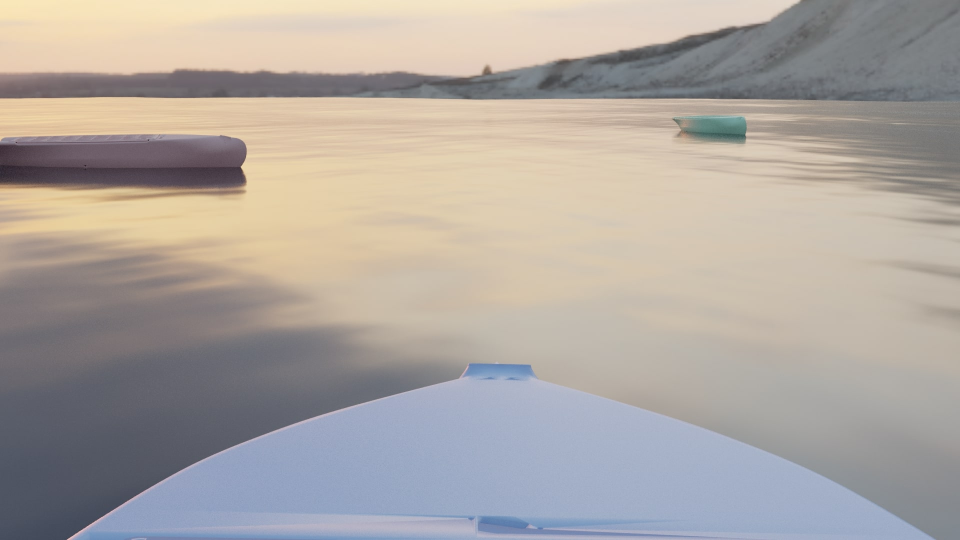
#> input picture TestFile/Projekt/Bilder/list1_0/0001.jpg, 1920 x 1080 px, found by its file name (shown at 1/2 size); its folder holds only this picture in this run
$ python ObjectHandlerTest.py
#> lines starting #> are read from the running program, lines starting #| are printed output that depends on the picture
### TestFile/Projekt/ObjectHandler.py

# Typing
from typing import List

# pathlib module
from pathlib import Path

import sys
import os

from numpy import ndarray

from obstacle_detect import *
from CustomErrors import *

import cv2

class ObjectHandler:

    """This Class is used to retrieve the object states"""

    def __init__(self) -> None:

        self.DebugLevel = 0
        self.ObjectStates: List = []
        self.DetectedObstacles: List = []
        self.HorizonLines: List = []
        self.ImageFolder: str = None
        self.ImageBaseName: str = None
        self.ImageLeadingZeros: int = None
        self.ImageFileType: str = '.jpg'
        self.Img: ndarray
        self.image_height: int
        self.image_width: int
        self.PlotOnUpdate: bool = False

    def setDebugLevel(self, debugLevel: int = 0) -> None:
        self.DebugLevel = debugLevel

    # check, if set debug level is greater equal to given level
    def printDebug(self, level: int) -> bool:
        if(level <= self.DebugLevel):
            return True
        else:
            return False

    def setPlotOnUpdate(self, plot: bool) -> None:
        self.PlotOnUpdate = plot

    def setImageFolder(self, folder: str, addCWD: bool = True) -> bool:
        if addCWD:
            path = os.getcwd()
            path = path.replace(os.sep,'/')
        else:
            path = ''
        self.ImageFolder = path + folder
        return True

    def setImageBaseName(self, baseName: str) -> bool:
        self.ImageBaseName = baseName
        return True

    def setImageLeadingZeros(self, zeros: int) -> bool:
        self.ImageLeadingZeros = zeros
        return True

    def setImageFileType(self, fileType: str) -> bool:
        self.ImageFileType = fileType
        return True

    def getTimeStepCount(self) -> int:
        return len(self.ObjectStates)

    def getImg(self) -> ndarray:
        return self.Img

    def getImgHeight(self) -> int:
        return self.image_height

    def getImgWidth(self) -> int:
        return self.image_width

    # return list with object states for all time stemps
    def getObjectStatesList(self) -> List:

        return self.ObjectStates

    # return object states for a given time step t
    def getObjectStates(self, t: int, position: str = 'cb') -> List:
        if(t > self.getTimeStepCount()):
            # try and update object state data
            for i in range(0,t - self.getTimeStepCount()):
                # try to update
                updated = self.updateObjectStates()
                if updated == False:  raise InvalidTimeStepError('time step is out of bound!')

        # return data for requested time step
        formattedCoordinates = []
        for obj in self.ObjectStates[t-1]:
            formattedCoordinates.append(self.returnCoordinates(obj, position))
        return formattedCoordinates

    # [21 lines left out: functions getDetectedObstacles, getHorizonLines, not called in this run]

    # format coordinates
    def returnCoordinates(self, state: Tuple, position: str = 'cb') -> List:

        # print(state)

        x = state["x"]
        y = state["y"]
        w = state["width"]
        h = state["height"]

        if position[0] == 'l':
            return_x = x
        elif position[0] == 'c':
            return_x = x + w//2
        elif position[0] == 'r':
            return_x = x + w
        else:
            return_x = x

        if position[1] == 't':
            return_y = y
        elif position[1] == 'c':
            return_y = y + h //w
        elif position[1] == 'b':
            return_y = y + h
        else:
            return_y = y

        return [return_x, return_y]

    # return last item in object states list
    def getLastObjectStates(self, position: str = 'cb') -> List:

        return self.returnCoordinates(self.ObjectStates[-1], position)

    # update the object states for the next time step
    def updateObjectStates(self) -> bool:

        detector = ObstacleDetector()
        img, folder = None, '.'

        self.image_height = detector._h
        self.image_width = detector._w

        # get current max time step and add 1
        currentTimeStep = self.getTimeStepCount() + 1
        if self.printDebug(2): print('current time step: ' + str(currentTimeStep))

        # check if folder and image base is set
        if type(self.ImageFolder) is str and type(self.ImageBaseName) is str:
            # if so, concat with current time step to next image name
            if self.ImageLeadingZeros:
                # number of leading zeros given
                formatStr = "{:0"+str(self.ImageLeadingZeros)+"d}"
                num = formatStr.format(currentTimeStep)
                filepath = self.ImageFolder  + '/' + self.ImageBaseName + str(num) + self.ImageFileType
            else:
                # number of leading zeros not given, try 1 to 8
                for ic in range(1,8):
                    formatStr = "{:0"+str(ic)+"d}"
                    num = formatStr.format(currentTimeStep)
                    filepath = self.ImageFolder  + '/' + self.ImageBaseName + str(num) + self.ImageFileType
                    nextImage = Path(filepath)
                    if nextImage.is_file():
                        break
        else:
            # else, return false
            if self.printDebug(0): print('image folder or base name is not set')
            return False

        nextImage = Path(filepath)
        if nextImage.is_file():
            # file exists, run obstacle detect
            if self.printDebug(2): print('file ' + filepath + ' is valid')
            # read image
            img = cv2.imread(filepath)
#> img is the input picture: shape (1080, 1920, 3); mean B, G, R 160.3, 165.6, 172.4
            self.Img = img
            # check if image is valid
            assert img is not None, 'file ' + filepath + ' could not be read'
            # plot if plot setting is true
            #if self.PlotOnUpdate == True: cv2.imshow('orig', img)
            # detect horizon
            horizon_lines, votes, seps = detector.detect_horizon(img)
            self.HorizonLines.append(horizon_lines)
            # if horizon lines found
            if horizon_lines:
                # find obstacles
                obstacles = detector.find_obstacles(img, horizon=horizon_lines[0])
                # write found obstacles in list
                ObstacleStates = []
                for obs in obstacles:
                    # ObstacleStates.append([obs.x + obs.width // 2, obs.y + obs.height])
                    ObstacleStates.append({
                            "x": obs.x,
                            "y": obs.y,
                            "width": obs.width,
                            "height": obs.height
                        })
                # add list to list with obstacles over all time steps
                self.ObjectStates.append(ObstacleStates)
                self.DetectedObstacles.append(obstacles)
            else:
                obstacles = None
            # plot image with found obstacles
            #print('obstacles:')
            #for obs in obstacles:
            #    print('[' + str(obs.x) + ', ' + str(obs.y) + ']')
            if self.PlotOnUpdate == True: detector.plot_img(img, obstacles=obstacles,horizon_lines=horizon_lines,plot_method='cv', wait_time=1)

            return True

        else:
            if self.printDebug(0): print(filepath + ' is not a valid file')
            return False

    # [30 lines left out: function plot_distances, not called in this run]


### TestFile/Projekt/obstacle_detect.py
import numpy as np
from cv2 import cv2
from math import ceil, cos, sin, sqrt, atan2
import matplotlib.pyplot as plt
from typing import List, Tuple


class ImageObstacle(object):
    def __init__(self, rectangle: List[int], offset: int=0, angle: float=0) -> None:
        """Represents a object bounding box in image plane

        Args:
            rectangle (List[int]): x y position, width and height of rectangle
            offset (int, optional): position offset (e.g. due to subimage used for detection). Defaults to 0.
            angle (float, optional): rotation offset (due to rotate detection). Defaults to 0.
        """

        self.x_rel, self.y_rel, self.width, self.height = rectangle
        self.offset = offset
        self.x, self.y = self.x_rel + offset[0], self.y_rel + offset[1]
        self.angle = angle

    def rectangle_2_corner(self, rotate: bool=False, offset: bool=True) -> Tuple[Tuple[int]]:
        """returns bounding box corners for open-cv drawing function

        Args:
            rotate (bool, optional): respect rotation. Defaults to False.
            offset (bool, optional): respect offset. Defaults to True.

        Returns:
            Tuple[Tuple[int]]: coordinates of diagonal corner points
        """
        if not rotate:

            if offset:
                x, y = self.x, self.y
            else:
                x, y = self.x_rel, self.y_rel
            return (x, y), (x + self.width, y + self.height)
        assert False, 'not implemented'

    @property
    def bottom_center(self) -> Tuple[int]:
        """return bottom center of obstacle bounding box

        Returns:
            Tuple[int]: x, y of bottom center pixel
        """
        return self.x + self.width // 2, self.y + self.height


class ImageLine(object):
    def __init__(self, img_shape: Tuple[int], points: Tuple[Tuple[int]]=None, polar=None):
        """Represent line in the image

        Args:
            img_shape (Tuple[int]): resolution of the image (widht, height)
            points (Tuple[Tuple[int]], optional): end points of line. Defaults to None.
            polar ([type], optional): polar representation (e.g. output from cv2.HoughLines). Defaults to None.
        """
        self._w, self._h = img_shape
        assert (points is None) != (polar is None)
        if points is not None:
            self._init_from_points(points)
        else:
            self._init_from_polar(*polar)

    # [9 lines left out: function _init_from_points, not called in this run]

    def _init_from_polar(self, r: float, alpha: float) -> None:
        self._r, self._alpha = r, alpha
        a, b = cos(alpha), sin(alpha)
        # center pixel
        self._center = a * r, b * r
        # line_end pixels
        self.y = np.array([r / b, (r - a * self._w) / b]).astype(int)
        self.x = np.array([0, self._w], int)
        # pixels of a line
        self.xs = np.arange(0, self._w)
        self.ys = np.round((r - a * self.xs) / b).astype(int)

        self.angle = self._alpha - np.pi / 2 # of horizon
        d_2, alpha_0 = sqrt(self._h**2 + self._w**2) / 2, np.arctan(self._h / self._w)
        self.height_rel = r - d_2 * cos(alpha - alpha_0) # over image center
        self.height = self.height_rel + self._h // 2

    @property
    def indices(self) -> Tuple[np.ndarray, np.ndarray]:
        return self.xs, self.ys

    @property
    def end_points(self) -> Tuple[Tuple[int]]:
        return ((self.x[0], self.y[0]), (self.x[1], self.y[1]))

class ObstacleDetector(object):

    def __init__(self, image_height: int=480, image_width: int=640):
        """Canny based horizon extraction and obstacle detection class

        Args:
            image_height (int, optional): height of images in pixel. Defaults to 480.
            image_width (int, optional): width of images in pixel. Defaults to 640.
        """

        # TODO(Moritz) image smoothing params depending on image resolution

        # soften used image shape values
        self._shape = image_width, image_height
        self._w, self._h = self._shape

        self._center = image_width // 2, image_height // 2

        self._min_ang = np.arctan(self._w / self._h)


    def _preprocess(self, img: np.ndarray) -> np.ndarray:
        """preprocess image, reduce resolution and smooth

        Args:
            img (np.ndarray): image to process

        Returns:
            np.ndarray: processed image
        """

        img = cv2.resize(img, (self._w, self._h), interpolation=cv2.INTER_AREA)
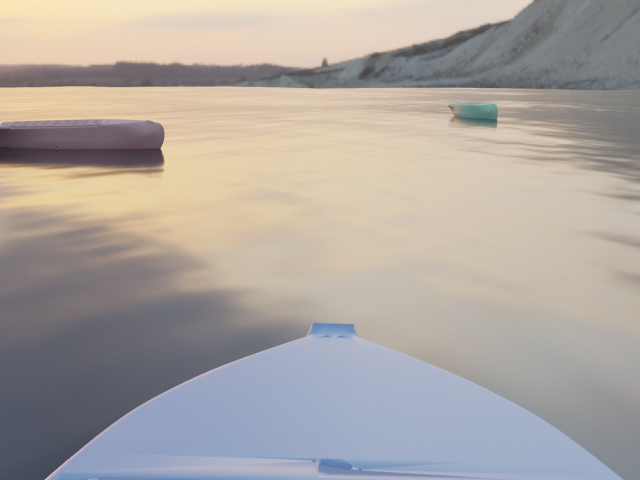
#> img: shape (480, 640, 3); mean of channels 0, 1, 2 160.3, 165.6, 172.4; drawn as B, G, R
        # img = cv2.normalize(img, None, 0, 255, cv2.NORM_MINMAX)
        blur_size = self._h // 90
        img = cv2.blur(img, (blur_size, blur_size))
        img = cv2.medianBlur(img, 3)
        # img = cv2.GaussianBlur(img, (3, 3), 0)
        return img

    def _rotate(self, img: np.ndarray, angle: float, crop: bool=True) -> np.ndarray:
        """rotate image about a given angle

        Args:
            img (np.ndarray): image to rotate
            angle (float): angle to rotate, (in degree!)
            crop (bool, optional): cut image to rectangle (no black areas). Defaults to True.

        Returns:
            (np.ndarray): rotated image
        """
        # get rotation matrix
        rot_mat = cv2.getRotationMatrix2D(self._center, angle, 1)
        # apply transform
        img_rot = cv2.warpAffine(img, rot_mat, dsize=self._shape)
        # crop image
        if crop:
            sin_angle = np.sin(angle * np.pi / 180)
            crop_h = int(ceil(abs(sin_angle * self._w / 2)))
            crop_w = int(ceil(abs(sin_angle * self._h / 2)))
            if crop_h and crop_w:
                img_rot = img_rot[crop_h: -crop_h, crop_w: -crop_w]
            return img_rot, crop_h, crop_w
        return img_rot

    def detect_horizon(self,
                       img: np.ndarray,
                       N_max: int=3,
                       min_visibility: float=.2,
                       canny_threshold: int=35
                       ) -> Tuple[List[ImageLine], List[int], List[float]]:
        """detect possible horizon line(s)

        Args:
            img (np.ndarray): image to analyze
            N_max (int, optional): max number of lines to extract. Defaults to 3.
            min_visibility (float, optional): minimum length of horizon line to be considered. Defaults to .2.
            canny_threshold (int, optional): threshold for edge detection. Defaults to 35.

        Returns:
            List[ImageLine]: Horizon lines
            List[int]: Line lengths
            List[float]: separation factor of lines
        """
        img = self._preprocess(img)
        return self._detect_lines(img, min_visibility, N_max, canny_threshold)

    def _detect_lines(self, img: np.ndarray,
                            min_line_length: float=.2,
                            N_max: int=3,
                            canny_threshold: int=35,
                            angle_resolution: float=.2
        ) -> Tuple[List[ImageLine], List[int], List[float]]:
        # extract lines in image
#> called with min_line_length = 0.2, N_max = 3, canny_threshold = 35, angle_resolution = 0.2
        edges = cv2.Canny(img, canny_threshold, canny_threshold * 2)
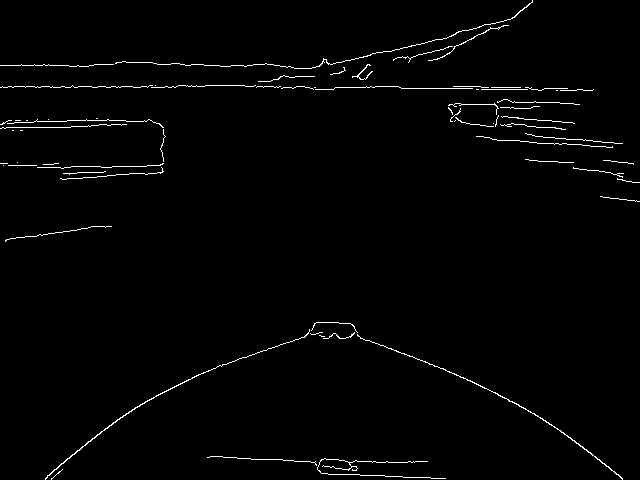
#> edges: shape (480, 640); 1.5% white in thin lines or dots
        lines = cv2.HoughLines(edges, 1, np.pi / 180 * angle_resolution,
                               int(self._w * min_line_length),
                               min_theta=self._min_ang,
                               max_theta=np.pi - self._min_ang
                               )
#> lines = [[84, 1.58], [86, 1.57], [81, 1.59], [83, 1.58], [65, 1.57], [93, 1.56], [123, 1.53], [87, 1.56]]
        if lines is None:
            return [], [], []
        lines = [ImageLine(self._shape, polar=l[0]) for l in lines[: N_max]]
#> (the rest of the program and of its run is left out)
